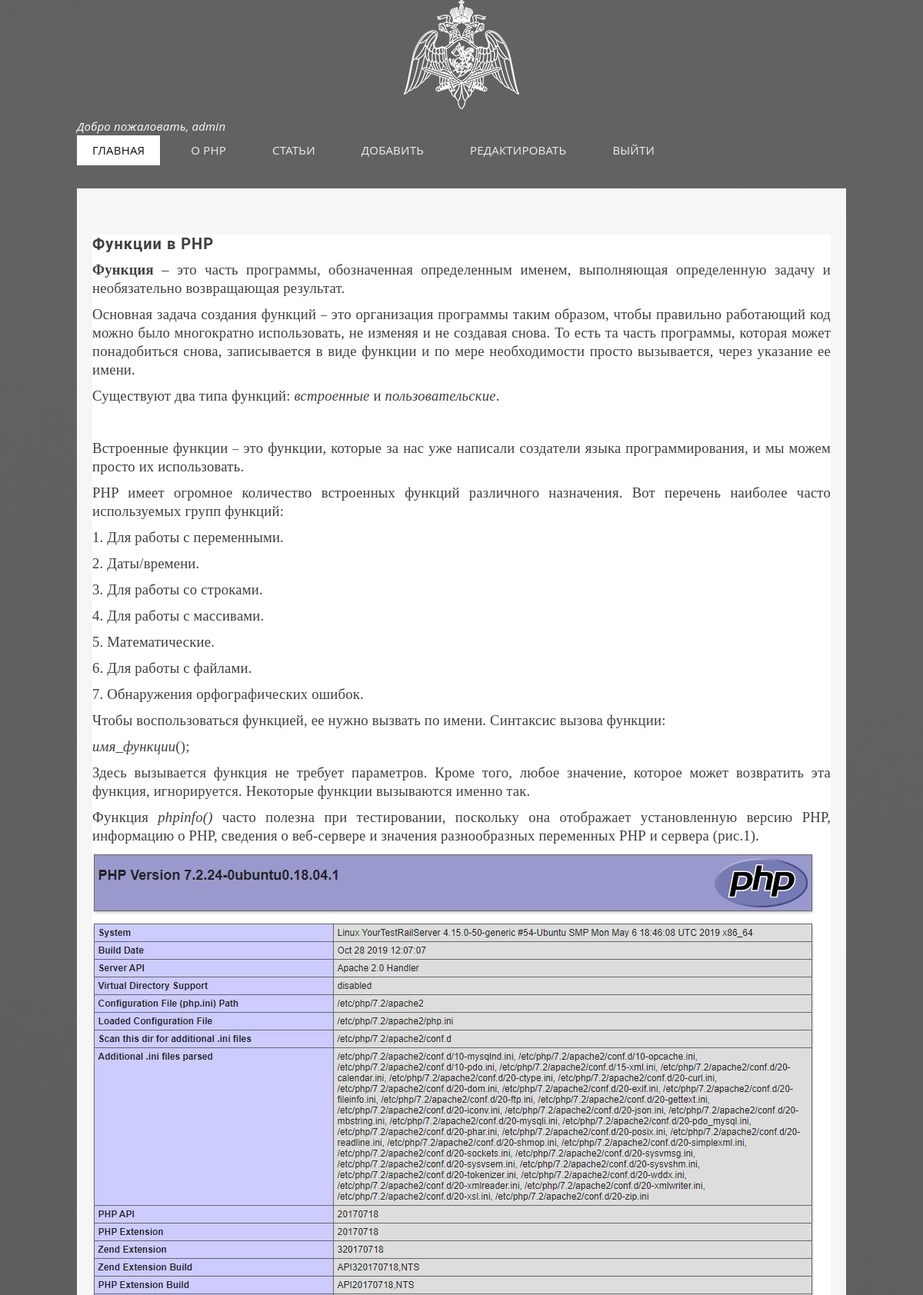
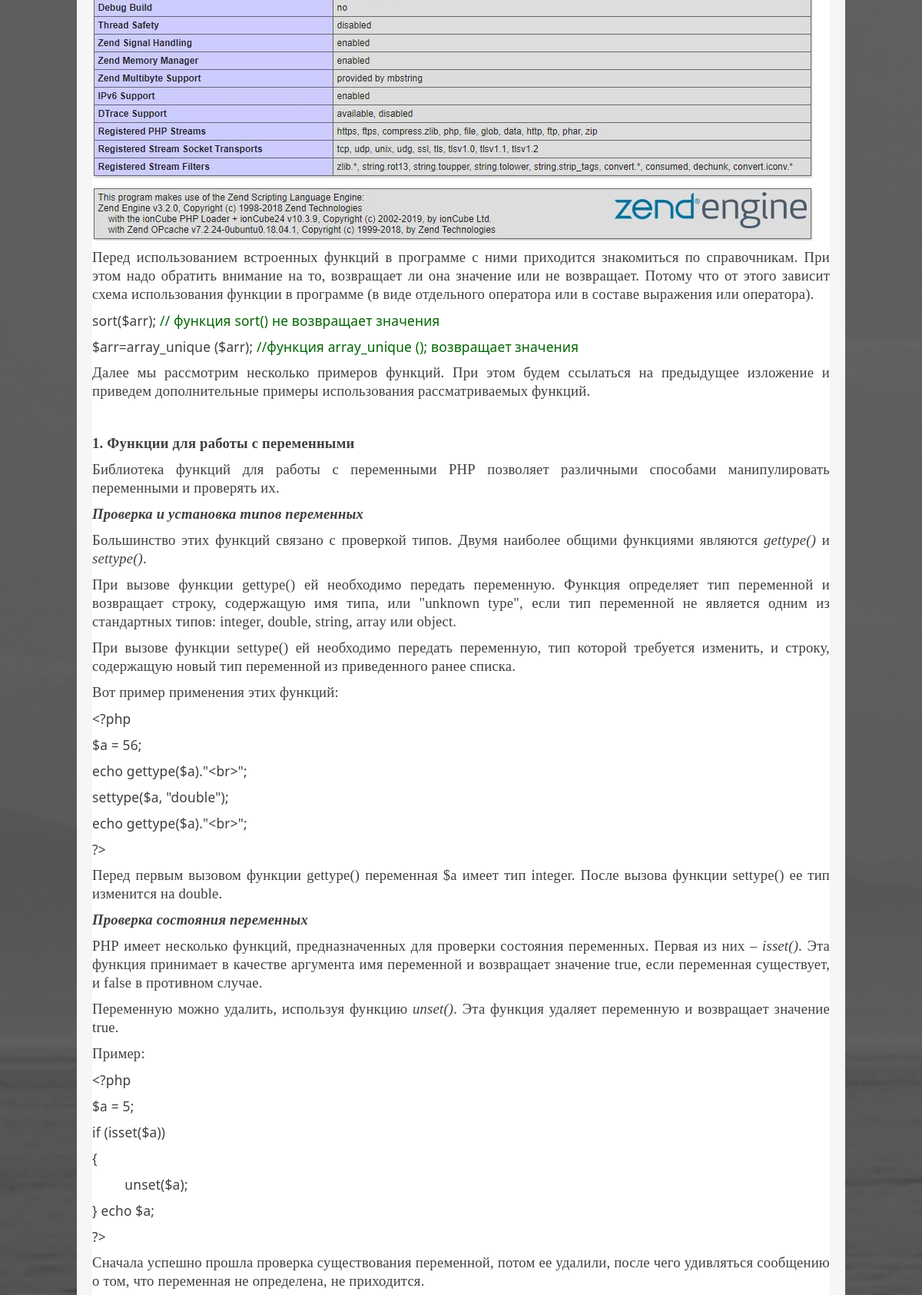
The page /inf_service/page.php?id=16 (signed in, upper part) on the database its author committed (2 pictures, top to bottom).
### tables this page shows
CREATE TABLE `posts` (
  `id` int(10) NOT NULL,
  `title` varchar(255) NOT NULL,
  `text` text NOT NULL,
  `category_id` int(10) NOT NULL
);

### inf_service/db.php (called while the page is built, shortened)
<?php
$dbhost = "localhost";
$dbname = "mybase1";
$username = "root";
$password = "";
try {
$pdo = new PDO("mysql:host=$dbhost; dbname=$dbname; charset=utf8", $username, $password);
$pdo->setAttribute(PDO::ATTR_ERRMODE, PDO::ERRMODE_EXCEPTION);
}
catch(PDOException $e) {
echo "Ошибка соединения с базой данных: " . $e->getMessage();
}
function get_post_by_id($id) {
    global $pdo;
    $posts = $pdo->query("SELECT * FROM posts WHERE id = $id");
    foreach ($posts as $post);
    return $post;
    }
?>

### inf_service/page.php (the view, shortened to what this page needs)
<!DOCTYPE html>
<html>
<head>
	<?php require 'db.php'; ?>
    <title><?php $post = get_post_by_id($_GET["id"]); ?>
	<?php echo $post["title"]; ?>
	</title>
<link rel="stylesheet" href="css/zerogrid.css">
	<link rel="stylesheet" href="css/style.css">
    <link href="font-awesome/css/font-awesome.min.css" rel="stylesheet" type="text/css">
	<link rel="stylesheet" href="css/menu.css">
</head>
<body>
	<?php include ("blocks/header.php");?>
	<div class="wrap-container">
<article class="single-post zerogrid">
					<div class="row wrap-post">
						<div class="entry-header">
	<section>
		<article>
			<?php $post = get_post_by_id($_GET["id"]); ?>
			<h4><?php echo $post["title"]; ?></h4>
			<p2><?php echo $post["text"] ?></p2>
		</article>
</section>
</div>
</div>
</article>
</div>
</body>
</html>

### inf_service/css/zerogrid.css (style rules this page uses)
.zerogrid { width: 1000px; position: relative; margin: 0 auto; padding: 0px; }
.zerogrid:after { content: "\0020"; display: block; height: 0; clear: both; visibility: hidden; }
.zerogrid .row:before,.row:after { content: '\0020'; display: block; overflow: hidden; visibility: hidden; width: 0; height: 0; }
.zerogrid .row:after { clear: both; }
.zerogrid .row { zoom: 1; }

### inf_service/css/style.css (style rules this page uses)
a,abbr,acronym,address,applet,article,aside,audio,b,blockquote,big,body,center,canvas,caption,cite,code,command,datalist,dd,del,details,dfn,dl,div,dt,em,embed,fieldset,figcaption,figure,font,footer,form,h1,h2,h3,h4,h5,h6,header,hgroup,html,i,iframe,img,ins,kbd,keygen,label,legend,li,meter,nav,object,ol,output,p,pre,progress,q,s,samp,section,small,span,source,strike,strong,sub,sup,table,tbody,tfoot,thead,th,tr,tdvideo,tt,u,ul,var { background:transparent;border:0 none;font-size:100%;margin:0;padding:0;border:0;outline:0;vertical-align:top; }
img { vertical-align:top; }
article, aside, audio, canvas, command, datalist, details, embed, figcaption, figure, footer, header, hgroup, keygen, meter, nav, output, progress, section, source, video { display:block; }
* { -webkit-box-sizing: border-box; -moz-box-sizing: border-box; box-sizing: border-box; }
html { -webkit-text-size-adjust: none; }
img { max-width:100%; height: auto;width: auto\9; }
h3, h4 { font-size: 20px;line-height: 20px; }
h1,h2,h3,h4,h5,h6 { letter-spacing: 1px;line-height: 1.2;font-family: 'Roboto', sans-serif; }
p { margin: 10px 0; }
.post:after, .post:before, article:after, article:before, section:after, section:before { clear: both; content: '\0020'; display: block; visibility: hidden; width: 0; height: 0; }
html, body { width:100%; padding:0; margin:0; }
body { font: 14px/25px Arial, Helvetica, sans-serif;font-family: 'Open Sans', sans-serif;background: #fff;color: #666;font-size: 15px;line-height: 1.6em;letter-spacing: .2px; }
.single-post .wrap-post, .comments-are, .contact-form { background: #f6f6f6;padding:30px; position: relative;; }
article.single-post { border-bottom: none; padding-bottom: 0; }
article.single-post .wrap-post, .comments-are { padding:30px 20px; position: relative;margin-top: 30px; }
article { background: #ffffff; color: #3F3F3F; margin: 30px 0 40px; }
article:last-child { border-bottom: none; }
article:after, article:before { clear: both; content: '\0020'; display: block; visibility: hidden; width: 0; height: 0; }
article .entry-header { margin-bottom: 30px; }
article.single-post .entry-header { margin-bottom: 30px;text-align: center; }

### inf_service/page.php (style rules this page uses)
article.single-post .entry-header { margin-bottom: 30px; text-align: left; text-align:left; }

### rows shown on the page
posts: title "Функции в PHP", text "Функция – это часть программы, обозначенная определенным именем, выполняющая определенную задачу и необязательно возвращающая результат. Основная задача создания функций – это организация программы таким образом, чтобы правильно работающий код можно было многократно использовать, не изменяя и не создавая снова. То есть та часть программы, которая может понадобиться снова, записывается в виде функции и по мере необходимости просто вызывается, через указание ее имени. Существуют два типа функций: встроенные и пользовательские . Встроенные функции – это функции, которые за нас уже написали создатели языка программирования, и мы можем просто их использовать. PHP имеет огромное количество…", text (picture)

### other values the page prints
$login "admin"
